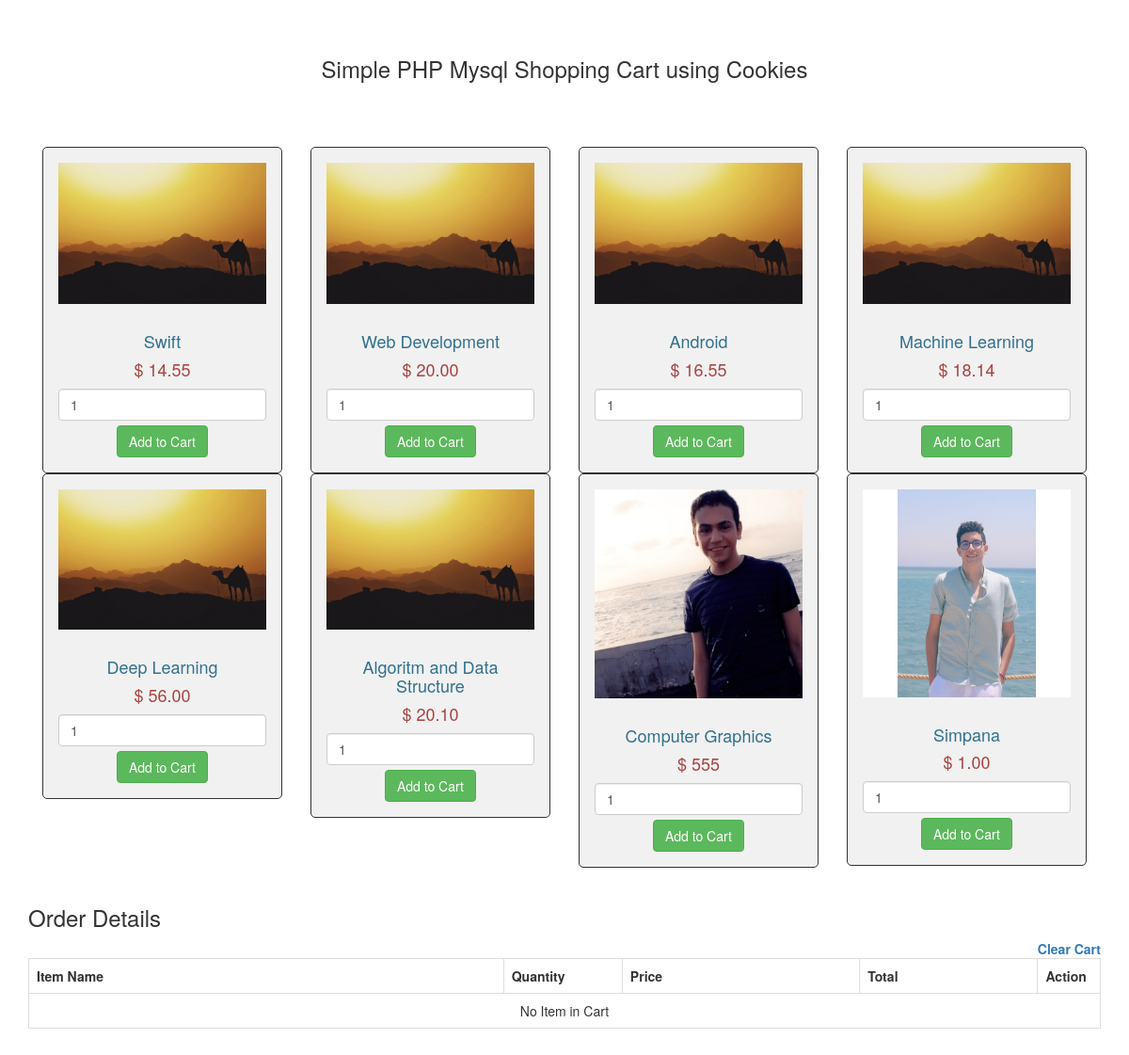
The app's page /newCart/index.php with its own data.
### tables this page shows
CREATE TABLE `course` (
  `courseId` int(255) NOT NULL,
  `courseName` varchar(255) NOT NULL,
  `coursePrice` varchar(255) NOT NULL,
  `enrolledSid` varchar(255) NOT NULL,
  `description` varchar(255) NOT NULL,
  `instructorName` varchar(255) NOT NULL,
  `image` varchar(255) NOT NULL
);

### newCart/index.php (the view, shortened to what this page needs)
<?php
$connect = new PDO("mysql:host=localhost;dbname=webdatabase", "root", "");
?>
<!DOCTYPE html>
<html>
	<head>
		<link rel="stylesheet" href="https://maxcdn.bootstrapcdn.com/bootstrap/3.3.6/css/bootstrap.min.css" />
	</head>
	<body>
		<br />
		<div class="container">
			<br />
			<h3 align="center">Simple PHP Mysql Shopping Cart using Cookies</h3><br />
			<br /><br />
			<?php
			$query = "SELECT * FROM course ORDER BY courseId ASC";
			$statement = $connect->prepare($query);
			$statement->execute();
			$result = $statement->fetchAll();
			foreach($result as $row)
			{
			?>
			<div class="col-md-3">
				<form method="post">
					<div style="border:1px solid #333; background-color:#f1f1f1; border-radius:5px; padding:16px;" align="center">
						<img src="images/<?php echo $row["image"]; ?>" class="img-responsive" /><br />
						<h4 class="text-info"><?php echo $row["courseName"]; ?></h4>
						<h4 class="text-danger">$ <?php echo $row["coursePrice"]; ?></h4>
						<input type="text" name="quantity" value="1" class="form-control" />
						<input type="submit" name="add_to_cart" style="margin-top:5px;" class="btn btn-success" value="Add to Cart" />
					</div>
				</form>
			</div>
			<?php
			}
			?>
			<br />
			<h3>Order Details</h3>
			<div class="table-responsive">
			<div align="right">
				<a href="index.php?action=clear"><b>Clear Cart</b></a>
			</div>
			<table class="table table-bordered">
				<tr>
					<th width="40%">Item Name</th>
					<th width="10%">Quantity</th>
					<th width="20%">Price</th>
					<th width="15%">Total</th>
					<th width="5%">Action</th>
				</tr>
			<?php
			if(isset($_COOKIE["shopping_cart"]))
			{
				$total = 0;
				$cookie_data = stripslashes($_COOKIE['shopping_cart']);
				$cart_data = json_decode($cookie_data, true);
				foreach($cart_data as $keys => $values)
				{
			?>
				<tr>
					<td><?php echo $values["item_name"]; ?></td>
					<td><?php echo $values["item_quantity"]; ?></td>
					<td>$ <?php echo $values["item_price"]; ?></td>
					<td>$ <?php echo number_format($values["item_quantity"] * $values["item_price"], 2);?></td>
					<td><a href="index.php?action=delete&id=<?php echo $values["item_id"]; ?>"><span class="text-danger">Remove</span></a></td>
				</tr>
			<?php
					$total = $total + ($values["item_quantity"] * $values["item_price"]);
				}
			?>
				<tr>
					<td colspan="3" align="right">Total</td>
					<td align="right">$ <?php echo number_format($total, 2); ?></td>
					<td></td>
				</tr>
			<?php
			}
			else
			{
				echo '
				<tr>
					<td colspan="5" align="center">No Item in Cart</td>
				</tr>
				';
			}
			?>
			</table>
			</div>
		</div>
		<br />
	</body>
</html>

### records on screen
course: image (picture), courseName "Swift", coursePrice "14.55"
course: image (picture), courseName "Web Development", coursePrice "20.00"
course: image (picture), courseName "Android", coursePrice "16.55"
course: image (picture), courseName "Machine Learning", coursePrice "18.14"
course: image (picture), courseName "Deep Learning", coursePrice "56.00"
course: image (picture), courseName "Algoritm and Data Structure", coursePrice "20.10"
course: image (picture), courseName "Computer Graphics", coursePrice "555"
course: shows a picture, courseName "Simpana", coursePrice "1.00"
